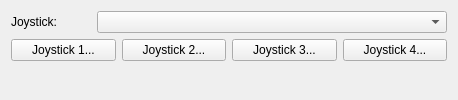
     <widget class="QWidget" name="pageJoystick">
      <layout class="QVBoxLayout" name="joystickMainLayout">
       <item>
        <layout class="QHBoxLayout" name="joystickComboLayout">
         <item>
          <widget class="QLabel" name="labelJoystick">
           <property name="minimumSize">
            <size>
             <width>80</width>
             <height>0</height>
            </size>
           </property>
           <property name="text">
            <string>Joystick:</string>
           </property>
          </widget>
         </item>
         <item>
          <widget class="QComboBox" name="IDC_COMBOJOY">
           <property name="minimumSize">
            <size>
             <width>350</width>
             <height>0</height>
            </size>
           </property>
          </widget>
         </item>
        </layout>
       </item>
       <item>
        <layout class="QHBoxLayout" name="joystickButtonLayout">
         <item>
          <widget class="QPushButton" name="IDC_JOY1">
           <property name="text">
            <string>Joystick 1...</string>
           </property>
          </widget>
         </item>
         <item>
          <widget class="QPushButton" name="IDC_JOY2">
           <property name="text">
            <string>Joystick 2...</string>
           </property>
          </widget>
         </item>
         <item>
          <widget class="QPushButton" name="IDC_JOY3">
           <property name="text">
            <string>Joystick 3...</string>
           </property>
          </widget>
         </item>
         <item>
          <widget class="QPushButton" name="IDC_JOY4">
           <property name="text">
            <string>Joystick 4...</string>
           </property>
          </widget>
         </item>
        </layout>
       </item>
       <item>
        <spacer name="joystickSpacer">
         <property name="orientation">
          <enum>Qt::Orientation::Vertical</enum>
         </property>
         <property name="sizeHint" stdset="0">
          <size>
           <width>0</width>
           <height>0</height>
          </size>
         </property>
        </spacer>
       </item>
      </layout>
     </widget>
